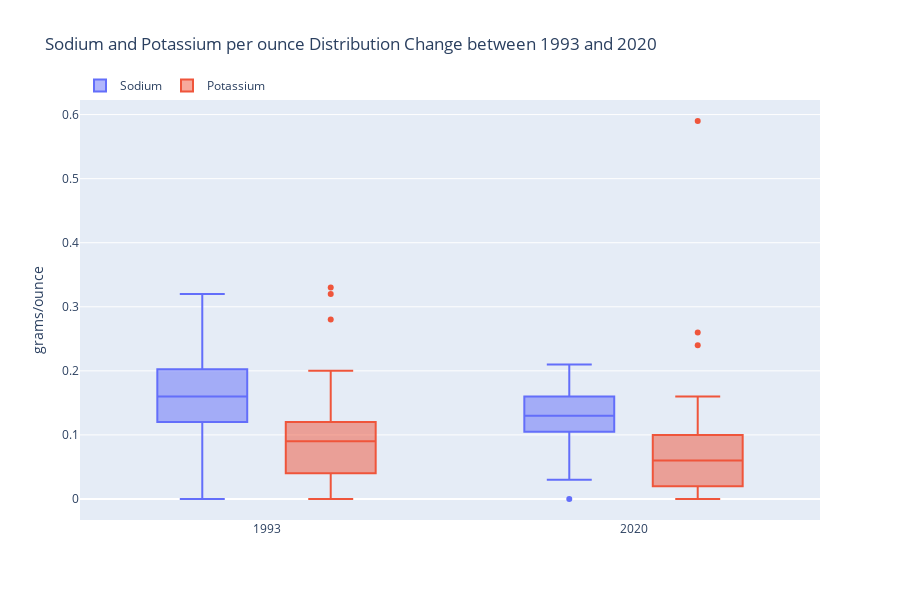

The cell this chart's notebook holds for it:
### Markdown cell above
#### `Sodium` and `Potassium`

### Code cell
fig = go.Figure()

for col_name in float_col_names[0:-2]:
    fig.add_trace(go.Box(y = df_main[col_name], x = df_main.Year, name = col_name, text = df_main['Name']))

fig.update_yaxes(title_text = 'grams/ounce')

fig.update_layout(boxmode = 'group',
                  legend = dict(orientation = 'h', yanchor = 'bottom', y = 1.0, xanchor = 'left', x = 0),
                  height = 600,
                  title_text = 'Sodium and Potassium per ounce Distribution Change between 1993 and 2020')
fig.show()

### Figure 1 — Plotly figure (JSON) as saved in the notebook; plotly's stock layout.template omitted (floating-point values rounded to 4 significant figures)
{"data": [{"name": "Sodium", "text": ["100% Bran", "100% Natural Bran", "All-Bran", "All-Bran with Extra Fiber", "Almond Delight", "Apple Cinnamon Cheerios", "Apple Jacks", "Basic 4", "Bran Chex", "Bran Flakes", "Cap'n'Crunch", "Cheerios", "Cinnamon Toast Crunch", "Clusters", "Cocoa Puffs", "Corn Chex", "Corn Flakes", "Corn Pops", "Count Chocula", "Cracklin' Oat Bran", "Cream of Wheat (Quick)", "Crispix", "Crispy Wheat & Raisins", "Double Chex", "Froot Loops", "Frosted Flakes", "Frosted Mini-Wheats", "Fruit & Fibre Dates", "Fruitful Bran", "Fruity Pebbles", "Golden Crisp", "Golden Grahams", "Grape Nuts Flakes", "Grape-Nuts", "Great Grains Pecan", "Honey Graham Ohs", "Honey Nut Cheerios", "Honey-comb", "Just Right Crunchy  Nuggets", "Just Right Fruit & Nut", "Kix", "Life", "Lucky Charms", "Maypo", "Dates & Almonds", "Peaches & Pecans", "Mueslix Crispy Blend", "Multi-Grain Cheerios", "Nut&Honey Crunch", "Nutri-Grain Almond-Raisin", "Nutri-grain Wheat", "Oatmeal Raisin Crisp", "Post Nat. Raisin Bran", "Product 19", "Puffed Rice", "Puffed Wheat", "Quaker Oat Squares", "Quaker Oatmeal", "Raisin Bran", "Raisin Nut Bran", "Raisin Squares", "Rice Chex", "Rice Krispies", "Shredded Wheat", "Shredded Wheat 'n'Bran", "Shredded Wheat spoon size", "Smacks", "Special K", "Strawberry Fruit Wheats", "Total Corn Flakes", "Total Raisin Bran", "Total Whole Grain", "Triples", "Trix", "Walnuts & Oats", "Wheat Chex", "Wheaties", "Wheaties Honey Gold", "All-Bran Complete Wheat Flakes Cereal", "Eggo", "Honey Smacks", "Krave Double Chocolate", "Peeps", "Smart Start", "Annie's Whole Grain Cereal", "Cascadian Farm Organic Raisin Bran", "Cheerios Multi Grain", "Chex Wheat Cereal", "Cookie Crisp", "Dunkaroos", "Fiber One", "Good Belly", "Larabar (Peanut Butter)", "Oatmeal Crisp", "Wonderworks (Peanut Butter)", "Ahold 100% Whole Grain", "Hannaford Frosted Flakes", "Martin's Food Lion", "Hannaford Tasteeos Cereal", "Ahold Vanilla Almond Cereal", "Kelloggs Special Fruit & Yogurt", "Kelloggs Special Original Cereal", "Quaker Life Cinnamon Multigrain", "Quaker Life Original Multigrain", "Quaker Life Ltd. Edition, Pumpkin Spice", "All-Bran", "Apple Jacks", "Basic 4", "Cocoa Puffs", "Corn Flakes", "Corn Pops", "Cracklin' Oat Bran", "Crispix", "Froot Loops", "Frosted Flakes", "Golden Grahams", "Kix", "Oatmeal Raisin Crisp", "Raisin Bran", "Raisin Nut Bran", "Rice Krispies", "Special K", "Total Whole Grain", "Trix", "Wheaties"], "type": "box", "x": [1993, 1993, 1993, 1993, 1993, 1993, 1993, 1993, 1993, 1993, 1993, 1993, 1993, 1993, 1993, 1993, 1993, 1993, 1993, 1993, 1993, 1993, 1993, 1993, 1993, 1993, 1993, 1993, 1993, 1993, 1993, 1993, 1993, 1993, 1993, 1993, 1993, 1993, 1993, 1993, 1993, 1993, 1993, 1993, 1993, 1993, 1993, 1993, 1993, 1993, 1993, 1993, 1993, 1993, 1993, 1993, 1993, 1993, 1993, 1993, 1993, 1993, 1993, 1993, 1993, 1993, 1993, 1993, 1993, 1993, 1993, 1993, 1993, 1993, 1993, 1993, 1993, 2020, 2020, 2020, 2020, 2020, 2020, 2020, 2020, 2020, 2020, 2020, 2020, 2020, 2020, 2020, 2020, 2020, 2020, 2020, 2020, 2020, 2020, 2020, 2020, 2020, 2020, 2020, 2020, 2020, 2020, 2020, 2020, 2020, 2020, 2020, 2020, 2020, 2020, 2020, 2020, 2020, 2020, 2020, 2020, 2020, 2020, 2020, 2020], "y": [0.13, 0.02, 0.26, 0.14, 0.2, 0.18, 0.12, 0.16, 0.2, 0.21, 0.22, 0.29, 0.21, 0.14, 0.18, 0.28, 0.29, 0.09, 0.18, 0.14, 0.08, 0.22, 0.14, 0.19, 0.12, 0.2, 0, 0.13, 0.18, 0.14, 0.04, 0.28, 0.14, 0.17, 0.08, 0.22, 0.25, 0.18, 0.17, 0.13, 0.26, 0.15, 0.18, 0, 0.1, 0.15, 0.1, 0.22, 0.19, 0.17, 0.17, 0.14, 0.15, 0.32, 0, 0, 0.14, 0, 0.16, 0.14, 0, 0.24, 0.29, 0, 0, 0, 0.07, 0.23, 0.02, 0.2, 0.13, 0.2, 0.25, 0.14, 0.13, 0.23, 0.2, 0.2, 0.2, 0.12, 0.04, 0.1, 0.12, 0.12, 0.08, 0.13, 0.11, 0.16, 0.14, 0.12, 0.1, 0.11, 0.11, 0.06, 0.06, 0, 0.11, 0.17, 0.16, 0.14, 0.13, 0.17, 0.1, 0.14, 0.11, 0.2, 0.16, 0.14, 0.1, 0.2, 0.11, 0.03, 0.19, 0.15, 0.15, 0.21, 0.16, 0.06, 0.1, 0.12, 0.14, 0.2, 0.17, 0.13, 0.19]}, {"name": "Potassium", "text": ["100% Bran", "100% Natural Bran", "All-Bran", "All-Bran with Extra Fiber", "Almond Delight", "Apple Cinnamon Cheerios", "Apple Jacks", "Basic 4", "Bran Chex", "Bran Flakes", "Cap'n'Crunch", "Cheerios", "Cinnamon Toast Crunch", "Clusters", "Cocoa Puffs", "Corn Chex", "Corn Flakes", "Corn Pops", "Count Chocula", "Cracklin' Oat Bran", "Cream of Wheat (Quick)", "Crispix", "Crispy Wheat & Raisins", "Double Chex", "Froot Loops", "Frosted Flakes", "Frosted Mini-Wheats", "Fruit & Fibre Dates", "Fruitful Bran", "Fruity Pebbles", "Golden Crisp", "Golden Grahams", "Grape Nuts Flakes", "Grape-Nuts", "Great Grains Pecan", "Honey Graham Ohs", "Honey Nut Cheerios", "Honey-comb", "Just Right Crunchy  Nuggets", "Just Right Fruit & Nut", "Kix", "Life", "Lucky Charms", "Maypo", "Dates & Almonds", "Peaches & Pecans", "Mueslix Crispy Blend", "Multi-Grain Cheerios", "Nut&Honey Crunch", "Nutri-Grain Almond-Raisin", "Nutri-grain Wheat", "Oatmeal Raisin Crisp", "Post Nat. Raisin Bran", "Product 19", "Puffed Rice", "Puffed Wheat", "Quaker Oat Squares", "Quaker Oatmeal", "Raisin Bran", "Raisin Nut Bran", "Raisin Squares", "Rice Chex", "Rice Krispies", "Shredded Wheat", "Shredded Wheat 'n'Bran", "Shredded Wheat spoon size", "Smacks", "Special K", "Strawberry Fruit Wheats", "Total Corn Flakes", "Total Raisin Bran", "Total Whole Grain", "Triples", "Trix", "Walnuts & Oats", "Wheat Chex", "Wheaties", "Wheaties Honey Gold", "All-Bran Complete Wheat Flakes Cereal", "Eggo", "Honey Smacks", "Krave Double Chocolate", "Peeps", "Smart Start", "Annie's Whole Grain Cereal", "Cascadian Farm Organic Raisin Bran", "Cheerios Multi Grain", "Chex Wheat Cereal", "Cookie Crisp", "Dunkaroos", "Fiber One", "Good Belly", "Larabar (Peanut Butter)", "Oatmeal Crisp", "Wonderworks (Peanut Butter)", "Ahold 100% Whole Grain", "Hannaford Frosted Flakes", "Martin's Food Lion", "Hannaford Tasteeos Cereal", "Ahold Vanilla Almond Cereal", "Kelloggs Special Fruit & Yogurt", "Kelloggs Special Original Cereal", "Quaker Life Cinnamon Multigrain", "Quaker Life Original Multigrain", "Quaker Life Ltd. Edition, Pumpkin Spice", "All-Bran", "Apple Jacks", "Basic 4", "Cocoa Puffs", "Corn Flakes", "Corn Pops", "Cracklin' Oat Bran", "Crispix", "Froot Loops", "Frosted Flakes", "Golden Grahams", "Kix", "Oatmeal Raisin Crisp", "Raisin Bran", "Raisin Nut Bran", "Rice Krispies", "Special K", "Total Whole Grain", "Trix", "Wheaties"], "type": "box", "x": [1993, 1993, 1993, 1993, 1993, 1993, 1993, 1993, 1993, 1993, 1993, 1993, 1993, 1993, 1993, 1993, 1993, 1993, 1993, 1993, 1993, 1993, 1993, 1993, 1993, 1993, 1993, 1993, 1993, 1993, 1993, 1993, 1993, 1993, 1993, 1993, 1993, 1993, 1993, 1993, 1993, 1993, 1993, 1993, 1993, 1993, 1993, 1993, 1993, 1993, 1993, 1993, 1993, 1993, 1993, 1993, 1993, 1993, 1993, 1993, 1993, 1993, 1993, 1993, 1993, 1993, 1993, 1993, 1993, 1993, 1993, 1993, 1993, 1993, 1993, 1993, 1993, 2020, 2020, 2020, 2020, 2020, 2020, 2020, 2020, 2020, 2020, 2020, 2020, 2020, 2020, 2020, 2020, 2020, 2020, 2020, 2020, 2020, 2020, 2020, 2020, 2020, 2020, 2020, 2020, 2020, 2020, 2020, 2020, 2020, 2020, 2020, 2020, 2020, 2020, 2020, 2020, 2020, 2020, 2020, 2020, 2020, 2020, 2020, 2020], "y": [0.28, 0.14, 0.32, 0.33, 0, 0.07, 0.03, 0.08, 0.12, 0.19, 0.04, 0.1, 0.04, 0.1, 0.06, 0.02, 0.04, 0.02, 0.06, 0.16, 0, 0.03, 0.12, 0.08, 0.03, 0.02, 0.1, 0.16, 0.14, 0.02, 0.04, 0.04, 0.08, 0.09, 0.1, 0.04, 0.09, 0.04, 0.06, 0.07, 0.04, 0.1, 0.06, 0.1, 0.17, 0.17, 0.11, 0.09, 0.04, 0.1, 0.09, 0.1, 0.2, 0.04, 0.03, 0.1, 0.11, 0.11, 0.18, 0.14, 0.11, 0.03, 0.04, 0.11, 0.14, 0.12, 0.04, 0.06, 0.09, 0.04, 0.15, 0.11, 0.06, 0.02, 0.16, 0.12, 0.11, 0.06, 0.15, 0.06, 0.06, 0.09, 0.03, 0.06, 0.09, 0.14, 0.12, 0.09, 0, 0, 0, 0.13, 0.1, 0.09, 0.08, 0.1, 0, 0.16, 0.04, 0, 0.06, 0, 0.59, 0.26, 0.06, 0.15, 0.04, 0.09, 0.08, 0.04, 0.02, 0.11, 0.01, 0.04, 0.02, 0, 0, 0.09, 0.13, 0.1, 0.02, 0.01, 0.24, 0, 0.1]}], "layout": {"boxmode": "group", "height": 600, "legend": {"orientation": "h", "x": 0, "xanchor": "left", "y": 1, "yanchor": "bottom"}, "title": {"text": "Sodium and Potassium per ounce Distribution Change between 1993 and 2020"}, "yaxis": {"title": {"text": "grams/ounce"}}}}
